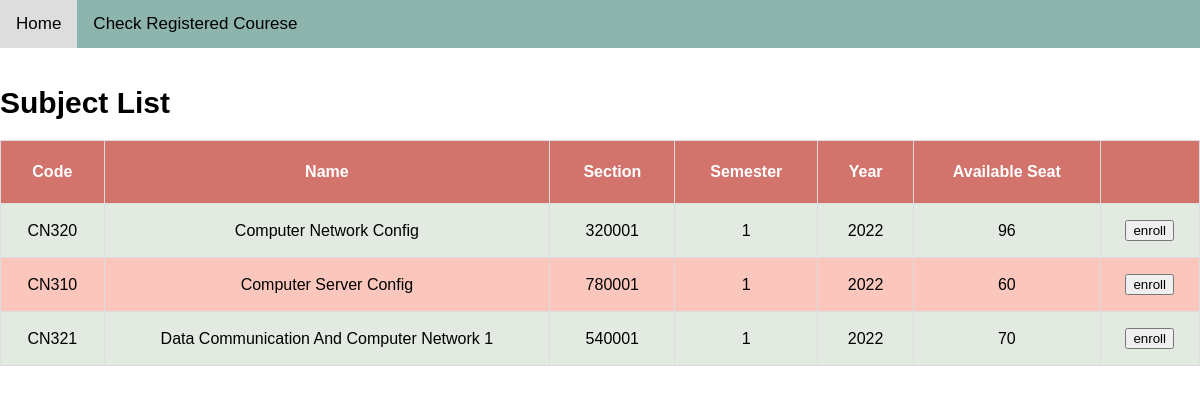
/booking/ (signed in), run on the app's committed database.
### booking/models.py (models this page shows, shortened)
class Subject(models.Model):
    class_number = models.CharField(max_length=5, default="")
    subject_name = models.CharField(max_length=64, default="")
    section = models.CharField(max_length=10, default="")
    semester = models.CharField(max_length=10, default="")
    year = models.CharField(max_length=10, default="")
    seats = models.CharField(max_length=10, default="")

### booking/views.py (the view)
# urls.py: path('', views.index, name='index'),
def index(request):
    user = User.objects.get(pk=request.user.id)
    enrolled_subjects = Booking.objects.filter(user=user)
    id = []
    for subject in enrolled_subjects:
        id.append(subject.course_number.id)
    subjects = Subject.objects.exclude(pk__in=id)
    return render(request, "booking/index.html",{
        'subjects': subjects
    })

### booking/templates/booking/index.html (shortened to what this page needs)
{% extends 'booking/layout.html' %}
{% block body %}
<!DOCTYPE html>
<html>
<head>
</head>
<body>
    <div class="topnav">
        <a href="{% url 'index' %}">Home</a>
        <a href="{% url 'booking:checksubreg' %}">Check Registered Courese</a>
    </div>
    <br>
    <div class= style="padding-left:16px">
        <h1>Subject List</h1>
        {% if subjects %}
        <table>
            <tr>
                <th>Code</th>
                <th>Name</th>
                <th>Section</th>
                <th>Semester</th>
                <th>Year</th>
                <th>Available Seat</th>
                <th></th>
            </tr>
            {% for subject in subjects %}
            <tr>
                <td>{{ subject.class_number }}</td>
                <td>{{ subject.subject_name }}</td>
                <td>{{ subject.section }}</td>
                <td>{{ subject.semester }}</td>
                <td>{{ subject.year }}</td>
                <td>{{ subject.seats }}</td>
                <td>
                    <form action="{% url 'booking:booking' subject.id %}" method="post" >
                        <button type="submit">enroll</button>
                    </form>
                </td>
            </tr>
            {% endfor %}
        </table>
    {% endif %}
    </div>
</body>
</html>
{% endblock %}

### booking/templates/booking/index.html (style rules this page uses)
body { margin: 0; font-family: Calibri, Helvetica, sans-serif; }
.topnav { overflow: hidden; background-color: #8db4ad; }
.topnav a { float: left; color: black; text-align: center; padding: 14px 16px; text-decoration: none; font-size: 17px; }
h1 { font-size: 30px; }
table { border-collapse: collapse; border-spacing: 0; width: 100%; border: 1px solid #ddd; }
th { border: 1px solid #ddd; border-collapse: collapse; text-align: center; text-align: center; padding: 22px; background-color: #d2736c; color: white; }
td { border: 1px solid #ddd; border-collapse: collapse; text-align: center; text-align: center; padding: 16px; }
tr:nth-child(even) { background-color: #e3eae1; }
tr:nth-child(odd) { background-color: #fbc7bc; }

### data on the page
Subject: class_number "CN320", subject_name "Computer Network Config", section "320001", semester "1", year "2022", seats "96"
Subject: class_number "CN310", subject_name "Computer Server Config", section "780001", semester "1", year "2022", seats "60"
Subject: class_number "CN321", subject_name "Data Communication And Computer Network 1", section "540001", semester "1", year "2022", seats "70"
